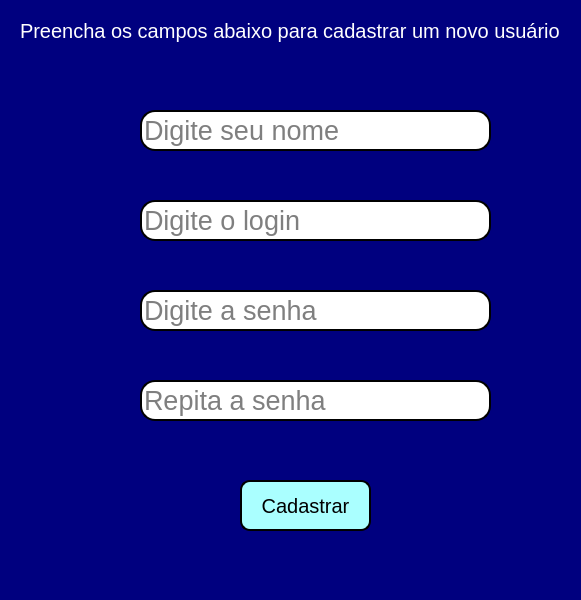
<?xml version="1.0" encoding="UTF-8"?>
<ui version="4.0">
 <class>MainWindow</class>
 <widget class="QMainWindow" name="MainWindow">
  <property name="geometry">
   <rect>
    <x>0</x>
    <y>0</y>
    <width>581</width>
    <height>600</height>
   </rect>
  </property>
  <property name="windowTitle">
   <string>MainWindow</string>
  </property>
  <property name="styleSheet">
   <string notr="true">background-color: rgb(0, 0, 127);</string>
  </property>
  <widget class="QWidget" name="centralwidget">
   <widget class="QLabel" name="label">
    <property name="geometry">
     <rect>
      <x>20</x>
      <y>10</y>
      <width>561</width>
      <height>41</height>
     </rect>
    </property>
    <property name="font">
     <font>
      <pointsize>15</pointsize>
     </font>
    </property>
    <property name="styleSheet">
     <string notr="true">color: rgb(255, 255, 255);</string>
    </property>
    <property name="text">
     <string>Preencha os campos abaixo para cadastrar um novo usuário</string>
    </property>
   </widget>
   <widget class="QLineEdit" name="lineEdit">
    <property name="geometry">
     <rect>
      <x>140</x>
      <y>110</y>
      <width>351</width>
      <height>41</height>
     </rect>
    </property>
    <property name="font">
     <font>
      <pointsize>20</pointsize>
     </font>
    </property>
    <property name="styleSheet">
     <string notr="true">background-color:rgb(255,255,255);
border-radius:15px;
border-style:outset;
border-width:2px;</string>
    </property>
    <property name="inputMethodHints">
     <set>Qt::ImhHiddenText</set>
    </property>
    <property name="text">
     <string/>
    </property>
    <property name="placeholderText">
     <string>Digite seu nome </string>
    </property>
    <property name="clearButtonEnabled">
     <bool>false</bool>
    </property>
   </widget>
   <widget class="QLineEdit" name="lineEdit_2">
    <property name="geometry">
     <rect>
      <x>140</x>
      <y>200</y>
      <width>351</width>
      <height>41</height>
     </rect>
    </property>
    <property name="font">
     <font>
      <pointsize>20</pointsize>
     </font>
    </property>
    <property name="styleSheet">
     <string notr="true">background-color:rgb(255,255,255);
border-radius:15px;
border-style:outset;
border-width:2px;</string>
    </property>
    <property name="text">
     <string/>
    </property>
    <property name="placeholderText">
     <string>Digite o login</string>
    </property>
   </widget>
   <widget class="QLineEdit" name="lineEdit_3">
    <property name="geometry">
     <rect>
      <x>140</x>
      <y>290</y>
      <width>351</width>
      <height>41</height>
     </rect>
    </property>
    <property name="font">
     <font>
      <pointsize>20</pointsize>
     </font>
    </property>
    <property name="styleSheet">
     <string notr="true">background-color:rgb(255,255,255);
border-radius:15px;
border-style:outset;
border-width:2px;</string>
    </property>
    <property name="text">
     <string/>
    </property>
    <property name="echoMode">
     <enum>QLineEdit::Password</enum>
    </property>
    <property name="placeholderText">
     <string>Digite a senha</string>
    </property>
   </widget>
   <widget class="QLineEdit" name="lineEdit_4">
    <property name="geometry">
     <rect>
      <x>140</x>
      <y>380</y>
      <width>351</width>
      <height>41</height>
     </rect>
    </property>
    <property name="font">
     <font>
      <pointsize>20</pointsize>
     </font>
    </property>
    <property name="styleSheet">
     <string notr="true">background-color:rgb(255,255,255);
border-radius:15px;
border-style:outset;
border-width:2px;</string>
    </property>
    <property name="text">
     <string/>
    </property>
    <property name="echoMode">
     <enum>QLineEdit::Password</enum>
    </property>
    <property name="placeholderText">
     <string>Repita a senha</string>
    </property>
   </widget>
   <widget class="QPushButton" name="pushButton">
    <property name="geometry">
     <rect>
      <x>240</x>
      <y>480</y>
      <width>131</width>
      <height>51</height>
     </rect>
    </property>
    <property name="font">
     <font>
      <pointsize>15</pointsize>
     </font>
    </property>
    <property name="styleSheet">
     <string notr="true">background-color: rgb(170, 255, 255);
border-radius:10px;
border-style:outset;
border-width: 2px;
border-color:black</string>
    </property>
    <property name="text">
     <string>Cadastrar</string>
    </property>
   </widget>
  </widget>
  <widget class="QMenuBar" name="menubar">
   <property name="geometry">
    <rect>
     <x>0</x>
     <y>0</y>
     <width>581</width>
     <height>21</height>
    </rect>
   </property>
  </widget>
  <widget class="QStatusBar" name="statusbar"/>
 </widget>
 <resources/>
 <connections/>
</ui>
